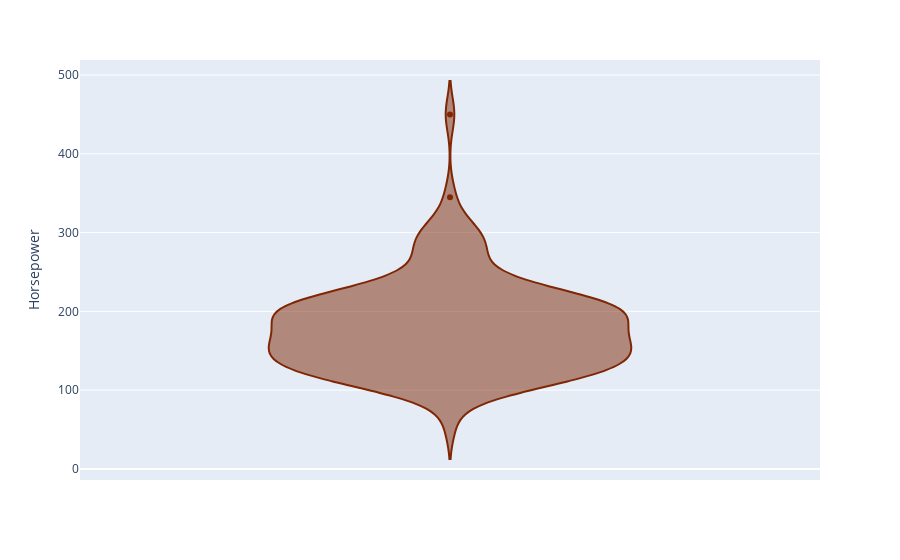

The notebook cell saved with this chart:
### Markdown cell above
### viloin plot

### Code cell
px.violin(data_frame=data, y='Horsepower',
 color_discrete_sequence=px.colors.sequential.Oranges_r)

### Figure 1 — Plotly figure (JSON) as saved in the notebook; plotly's stock layout.template omitted (floating-point values rounded to 4 significant figures)
{"data": [{"alignmentgroup": "True", "box": {"visible": false}, "hovertemplate": "Horsepower=%{y}<extra></extra>", "legendgroup": "", "marker": {"color": "rgb(127,39,4)"}, "name": "", "offsetgroup": "", "orientation": "v", "scalegroup": "True", "showlegend": false, "type": "violin", "x0": " ", "xaxis": "x", "y": [210, 170, 124, 115, 133, 250, 170, 150, 210, 100, 302, 115, 193, 120, 150, 185, 132, 127, 222, 205, 175, 115, 150, 225, 275, 185, 300, 221, 205, 142, 155, 450, 200, 115, 115, 210, 126, 150, 240, 120, 190, 170, 230, 200, 200, 132, 150, 106, 200, 168, 175, 132, 140, 168, 120, 275, 195, 132, 155, 180, 175, 119, 163, 200, 150, 145, 193, 190, 140, 210, 217, 125, 275, 150, 310, 120, 230, 170, 146, 205, 290, 110, 55, 227, 113, 210, 253, 225, 345, 173, 135, 215, 200, 148, 200, 161, 163, 210, 200, 175, 275, 220, 100, 170, 210, 92, 240, 153, 190, 205, 195, 150, 154, 175, 125, 300, 140], "y0": " ", "yaxis": "y"}], "layout": {"legend": {"tracegroupgap": 0}, "margin": {"t": 60}, "violinmode": "group", "xaxis": {"anchor": "y", "domain": [0, 1]}, "yaxis": {"anchor": "x", "domain": [0, 1], "title": {"text": "Horsepower"}}}}
